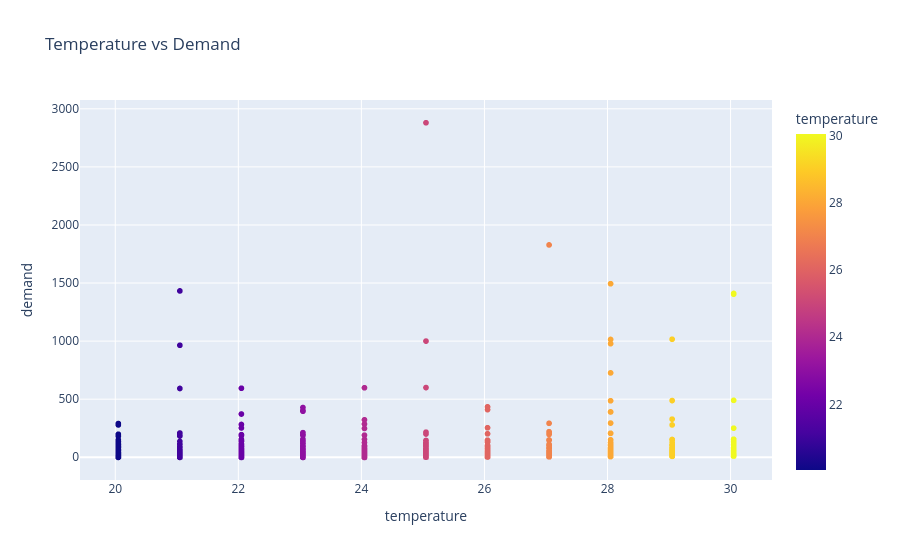

Here is the notebook cell this chart was saved with:
### Code cell
# TEMPERATURE VS DEMAND

fig = px.scatter(df,
                x="temperature",
                y="demand",
                color="temperature",
                title="Temperature vs Demand",
                color_continuous_scale="plasma")

fig.show()

### Figure 1 — Plotly figure (JSON) as saved in the notebook; plotly's stock layout.template omitted (floating-point values rounded to 4 significant figures; data arrays with more than 128 entries replaced by an {"elided": "..."} marker saying what was removed)
{"data": [{"hovertemplate": "temperature=%{marker.color}<br>demand=%{y}<extra></extra>", "legendgroup": "", "marker": {"color": {"elided": "19999 float values"}, "coloraxis": "coloraxis", "symbol": "circle"}, "mode": "markers", "name": "", "showlegend": false, "type": "scattergl", "x": {"elided": "19999 float values"}, "xaxis": "x", "y": {"elided": "19999 float values"}, "yaxis": "y"}], "layout": {"coloraxis": {"colorbar": {"title": {"text": "temperature"}}, "colorscale": [[0, "#0d0887"], [0.1111, "#46039f"], [0.2222, "#7201a8"], [0.3333, "#9c179e"], [0.4444, "#bd3786"], [0.5556, "#d8576b"], [0.6667, "#ed7953"], [0.7778, "#fb9f3a"], [0.8889, "#fdca26"], [1, "#f0f921"]]}, "legend": {"tracegroupgap": 0}, "title": {"text": "Temperature vs Demand"}, "xaxis": {"anchor": "y", "domain": [0, 1], "title": {"text": "temperature"}}, "yaxis": {"anchor": "x", "domain": [0, 1], "title": {"text": "demand"}}}}
